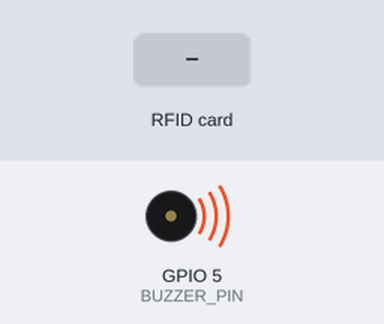
Simulated run of this sketch. Board: ESP8266 (NodeMCU). Shown: buzzer (waves = sounding, pin HIGH). The inputs (shaded band) are chosen by the test bench. WiFi joins after 1.5 s; servers stay silent unless stated; uploads are accepted with an empty reply; what the sketch prints to the serial monitor is not drawn.

Above: at 0.6 s.
At 3.2 s:
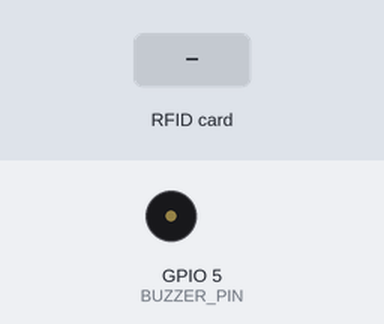
3.3 s: RFID card 5E 7A 19 C4 held to the reader
At 4.9 s:
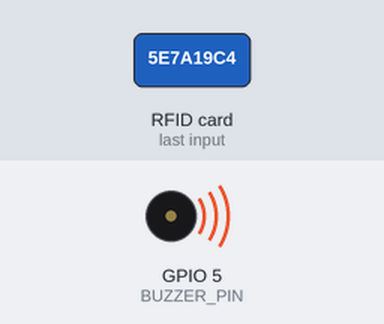
Timing chart, 0 to 9.0 s (numbered marks = the images above; inputs shaded):
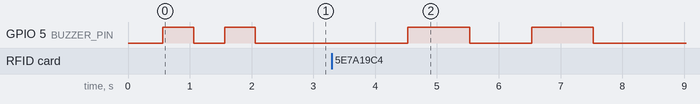

The sketch:

base.ino
```cpp
#include <ESP8266WiFiMulti.h>
#include <ESP8266HTTPClient.h>
#include <WiFiClient.h>
#include <WiFiClientSecureBearSSL.h>

#include <SPI.h>     // incluye libreria bus SPI
#include <MFRC522.h> // incluye libreria especifica para MFRC522

// Wifi Data
const char *ssid = "WIFI_SSID_CHANGE_ME";
const char *password = "WIFI_PASSWORD_CHANGE_ME";

// Host Data
String protocol = "https";
String host = "www.attendances.app";
String path = "/api/identifiers/read";

// POST PARAMS
String api_token = "API_TOKEN_CHANGE_ME";
String uuidHex;

#define RST_PIN 4
#define SS_PIN 2
#define BUZZER_PIN 5

MFRC522 mfrc522(SS_PIN, RST_PIN);

/**
 * Buzzer
 */
void callBuzzer(int pin, int duration, int times = 1, bool useSecondDelay = true) {
  for (int i = 0; i < times; i++) {
    digitalWrite(pin, HIGH);
    delay(duration);
    digitalWrite(pin, LOW);
    if (useSecondDelay) {
      delay(duration);
    }
  }
}

/**
 * HTTP Request
 */
void httpRequest(String uuid) {
  WiFiClientSecure client;
  client.setInsecure();
  if (!client.connect(host, 443)) {
    Serial.println("connection failed");
  } else {
    Serial.println("HTTP Request | Init");
    HTTPClient http;
    String data = "api_token=" + api_token + "&key=" + uuid;
    String url = protocol + "://" + host + path;
    Serial.print("HTTP Request | URL  ►  ");
    Serial.println(url);
    Serial.print("HTTP Request | Params  ►  ");
    Serial.println(data);
    http.begin(client, url);
    http.addHeader("Content-Type", "application/x-www-form-urlencoded");
    int response_code = http.POST(data);

    if (response_code > 0) {
      Serial.println("HTTP Request | Status Code ► " + String(response_code));

      if (response_code == 200) {
        String body = http.getString();
        Serial.println("HTTP Request | Response  ►  ");
        Serial.println(body);

        if (body.startsWith("{\"company\":")) {
          callBuzzer(BUZZER_PIN, 100, 1, false);
        } else {
          callBuzzer(BUZZER_PIN, 1000, 2);
        }
      } else {
        callBuzzer(BUZZER_PIN, 1000, 2);
      }
    } else {
      Serial.print("HTTP Request | Error Code  ►  ");
      Serial.println(response_code);
      callBuzzer(BUZZER_PIN, 1000, 3);
    }
    http.end();
  }
}


void setup() {
  pinMode(BUZZER_PIN, OUTPUT);
  delay(10);
  Serial.begin(115200);
  SPI.begin();
  mfrc522.PCD_Init();
  // start wifi connection
  WiFi.begin(ssid, password);

  Serial.print("WiFi | Connecting  ►  ");
  while (WiFi.status() != WL_CONNECTED) {
    delay(500);
    Serial.println(".");
    callBuzzer(BUZZER_PIN, 500, 1, false);
  }

  Serial.print("WiFi | IP  ►  ");
  Serial.println(WiFi.localIP());
}

void loop() {
  uuidHex = "";

  if (mfrc522.PICC_IsNewCardPresent() && mfrc522.PICC_ReadCardSerial()) {
    for (byte i = 0; i < mfrc522.uid.size; i++) {
      uint8_t currentByte = mfrc522.uid.uidByte[mfrc522.uid.size - (i + 1)];
      if (currentByte < 16) {
        uuidHex += "0";
      }
      uuidHex += String(currentByte, HEX);
    }

    Serial.print("RFID | Hexadecimal  ►  ");
    Serial.println(uuidHex);

    String uuidHexSeven =  uuidHex.substring(uuidHex.length() - 8);
    Serial.print("RFID | Hexadecimal 8  ►  ");
    Serial.println(uuidHexSeven);


    String uuidDec = uuidHexSeven;
    long unsigned B = strtoul(uuidDec.c_str(),NULL,16);
    uuidDec = String(B);
    while (uuidDec.length() < 10) {
      uuidDec = "0" + uuidDec;
    }


    Serial.print("RFID | Decimal  ►  ");
    Serial.println(uuidDec);
    mfrc522.PICC_HaltA();

    if (WiFi.status() == WL_CONNECTED) {
      httpRequest(uuidDec);
    } else {
      Serial.println("Wifi error."); // mensaje si se desconecto del wifi el modulo
      callBuzzer(BUZZER_PIN, 1000, 4);
    }
  }
  delay(1000);
}
```

Measured:
- after the input at 3.3 s, GPIO 5 (BUZZER_PIN): alternates HIGH for 1.0 s and LOW for 1.0 s, 4 changes in all, then stays LOW, starting after 1.2 s
